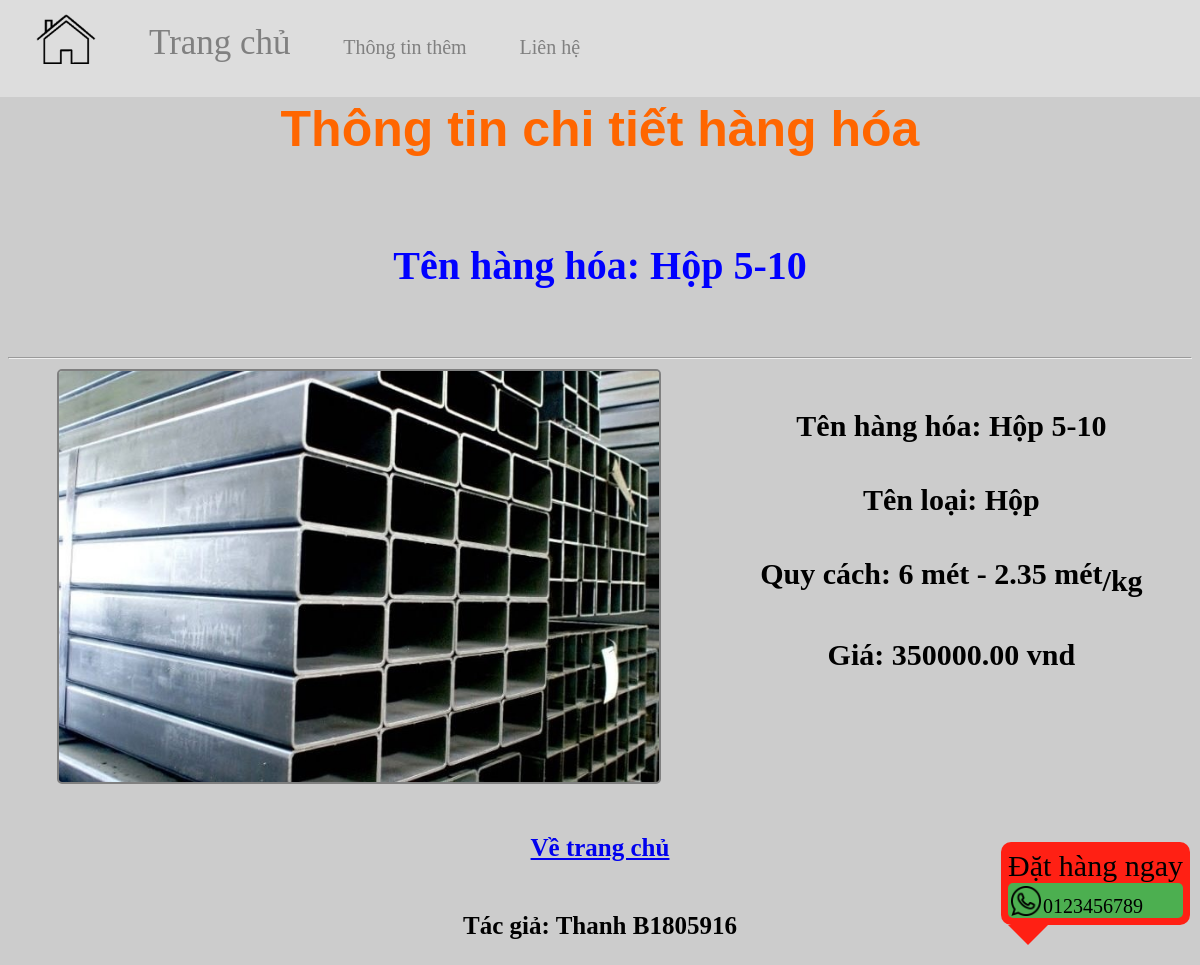
Screenshot of /detail.php?id=1 with the database file from the repository.
### tables this page shows
CREATE TABLE HangHoa
(
	MSHH INT AUTO_INCREMENT PRIMARY KEY,  
	TenHH NVARCHAR(30) NOT NULL,  
	QuyCach CHAR(7) NOT NULL,  
	Gia DECIMAL(15, 2) NOT NULL,  
	SoLuongHang INT NOT NULL,  
	MaLoaiHang INT NOT NULL,  
	FOREIGN KEY (MaLoaiHang) REFERENCES LoaiHangHoa(MaLoaiHangHoa),
	Location VARCHAR(128),  
	GhiChu NVARCHAR(128)  
);

CREATE TABLE LoaiHangHoa
(
	MaLoaiHangHoa INT AUTO_INCREMENT PRIMARY KEY,  
	TenLoaiHangHoa NVARCHAR(30) NOT NULL  
);

### dao/dao.php (called while the page is built, shortened)
<?php
class DAO{
    public $servername = "localhost";
    public $database = "quanlydathang";
    public $username = "root";
    public $password = "";
    public $cnn;
    public function __construct()
    {
        $this->cnn = new mysqli($this->servername, $this->username, $this->password, $this->database);
    }
    public function getAllItem(){
        $sql = "SELECT hh.*, lhh.TenLoaiHangHoa TenLoai FROM HangHoa hh, LoaiHangHoa lhh
                WHERE hh.MaLoaiHang = lhh.MaLoaiHangHoa;";
        $rs = $this->cnn->query($sql);
        $items = [];
        while($r = $rs->fetch_assoc())
        {
            $r["Location"] = $r["MSHH"]."/".$r["Location"];
            $items[] = $r;
        }
        return $items;
    }
}
$dao = new DAO();
$items = $dao->getAllItem();
?>

### detail.php (the view, shortened to what this page needs)
<?php
    require_once "layouts/header.php";
    require_once $_PATH["dao"];
     $id = $_GET["id"]-1;
     $item = $items[$id];
     $img = $_PATH["img"].$item["Location"];
?>
<h1>Thông tin chi tiết hàng hóa</h1>
<h2 class="hdr" style="color:blue">Tên hàng hóa: <?php echo $item["TenHH"];?> </h2>
<hr>
    <div class="dtl">
        <img class=img-dis src="<?php echo $img;?>">
        <div>
            <div>Tên hàng hóa: <?php echo $item["TenHH"]; ?></div>
            <div>Tên loại: <?php echo $item["TenLoai"]; ?></div>
            <div>Quy cách: <?php
                $qc = explode("-",$item["QuyCach"]);
                echo $qc[0]." mét - ".$qc[1]." mét<sub>/kg</sub>";
            ?></div>
            <div>Giá: <?php echo $item["Gia"]." vnd"; ?></div>
        </div>
    </div>
<div style="margin: 50px">
    <a href="index.php"><h3>Về trang chủ</h3></a>
</div>

### src/css/styles.css (style rules this page uses)
.img-dis { width: 600px; border: solid 2px gray; border-radius: 5px; }
.dtl { display: grid; grid-template-columns: auto auto; justify-items: center; }
.dtl div > * { font-weight: 900; font-size: 30px; margin: 40px 0; }
.hdr { margin-bottom: 150px; }
* { font-size: 20px; }
.hdr { position: relative; top: 50px; margin-bottom: 10%; }
h1 { font-size: 50px; font-family: sans-serif; color: #FF6600; }
h2 { font-size: 40px; }
h3 { font-size: 25px; }
body { position: relative; background-color: #CCCCCC; }

### rows the page displays
hanghoa: TenHH "Hộp 5-10", QuyCach "6", QuyCach "2.35", Gia "350000.00"
loaihanghoa: TenLoaiHangHoa "Hộp"
